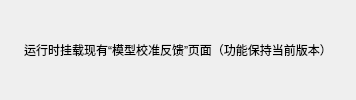
<?xml version="1.0" encoding="UTF-8"?>
<ui version="4.0">
<widget class="QWidget" name="pageCalibration">
          <layout class="QVBoxLayout" name="pageCalibrationLayout">
           <property name="spacing">
            <number>0</number>
           </property>
           <property name="leftMargin">
            <number>24</number>
           </property>
           <property name="topMargin">
            <number>24</number>
           </property>
           <property name="rightMargin">
            <number>24</number>
           </property>
           <property name="bottomMargin">
            <number>24</number>
           </property>
           <item>
            <widget class="QLabel" name="pageCalibrationLabel">
             <property name="text">
              <string>运行时挂载现有“模型校准反馈”页面（功能保持当前版本）</string>
             </property>
             <property name="alignment">
              <set>Qt::AlignmentFlag::AlignCenter</set>
             </property>
            </widget>
           </item>
          </layout>
         </widget>
</ui>
